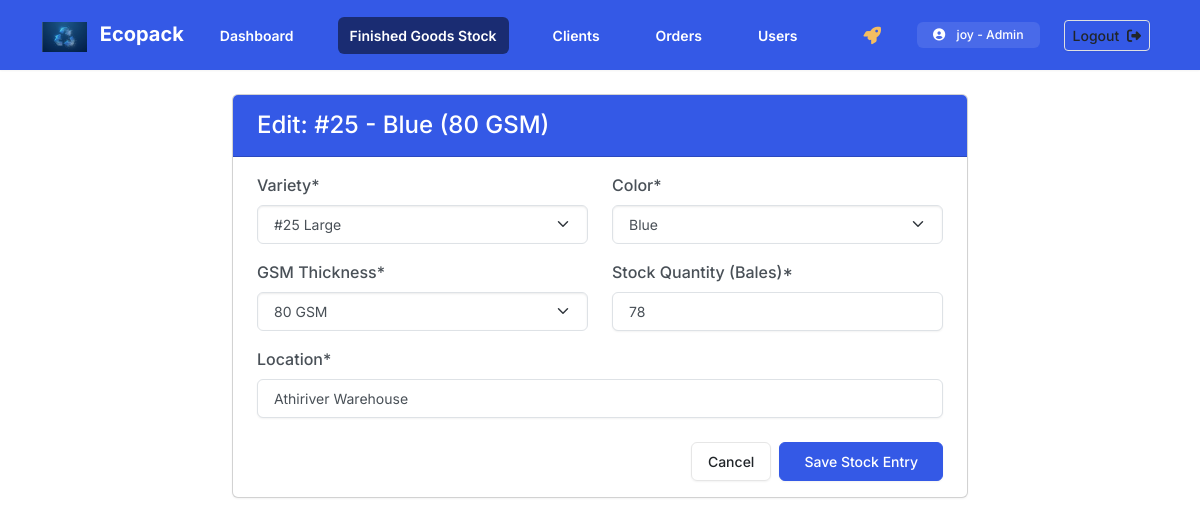
The page /bags/update/4/ (signed in) on the database its author committed.
### inventory/models.py (models this page shows, shortened)
class Profile(models.Model):
    ROLE_CHOICES = [
        ('Admin', 'Admin'),
        ('Manager','Manager'),
        ('Staff', 'Staff'),
    ]
    user = models.OneToOneField(User, on_delete=models.CASCADE)
    role = models.CharField(max_length=10, choices=ROLE_CHOICES, default='Staff')

class FinishedBag(models.Model):
    VARIETY_CHOICES = [
        ('#15', '#15 Small'),
        ('#22', '#22 Medium'),
        ('#25', '#25 Large'),
        ('7X12', '7X12 White'),
        ('9X15', '9X15 White'),
    ]
    COLOR_CHOICES = [
        ('White', 'White'),
        ('Red', 'Red'),
        ('Green', 'Green'),
        ('Blue', 'Blue'),
    ]
    GSM_CHOICES = [
        (40, '40 GSM'),
        (60, '60 GSM'),
        (80, '80 GSM'),
        (100, '100 GSM'),
    ]
    variety = models.CharField(max_length=20, choices=VARIETY_CHOICES)
    color = models.CharField(max_length=20, choices=COLOR_CHOICES)
    gsm = models.IntegerField(choices=GSM_CHOICES, verbose_name='GSM Thickness')
    quantity_bales = models.IntegerField(default=0, verbose_name="Stock Quantity (Bales)")
    location = models.CharField(max_length=100, default="Athiriver Warehouse")
    last_updated = models.DateTimeField(auto_now=True)
    def __str__(self):
        return f"{self.variety} - {self.color} ({self.gsm} GSM)"

### inventory/views.py (the view)
# urls.py: path('bags/update/<int:pk>/', views.bag_update, name='bag_update'),
@login_required
def bag_update(request, pk):
    bag = get_object_or_404(FinishedBag, pk=pk)
    form = FinishedBagForm(request.POST or None, instance=bag)
    if form.is_valid():
        form.save()
        return redirect('bag_list')
    return render(request, 'inventory/bag_form.html', {'form': form, 'title': f'Edit: {bag}'})

### inventory/forms.py
class FinishedBagForm(forms.ModelForm):
    class Meta:
        model = FinishedBag
        fields = ['variety', 'color', 'gsm', 'quantity_bales', 'location']

### inventory/templates/inventory/bag_form.html (shortened to what this page needs)
{% extends 'inventory/base.html' %}
{% load crispy_forms_tags %}
{% block content %}
<div class="row justify-content-center">
    <div class="col-md-8">
        <div class="card shadow">
            <div class="card-header bg-primary text-white">
                <h4 class="mb-0">{{ title }}</h4>
            </div>
            <div class="card-body">
                <form method="post">
                    <div class="row">
                        <div class="col-md-6">{{ form.variety|as_crispy_field }}</div>
                        <div class="col-md-6">{{ form.color|as_crispy_field }}</div>
                    </div>
                    <div class="row">
                        <div class="col-md-6">{{ form.gsm|as_crispy_field }}</div>
                        <div class="col-md-6">{{ form.quantity_bales|as_crispy_field }}</div>
                    </div>
                    {{ form.location|as_crispy_field }}
                    <div class="d-flex justify-content-end mt-4 gap-2">
                        <a href="{% url 'bag_list' %}" class="btn btn-outline-secondary">Cancel</a>
                        <button type="submit" class="btn btn-primary px-4">Save Stock Entry</button>
                    </div>
                </form>
            </div>
        </div>
    </div>
</div>
{% endblock %}

### inventory/templates/inventory/base.html (shortened to what this page needs)
{% load static %}
<!doctype html>
<html lang="en">
  <head>
    <link href="{% static 'css/bootstrap.min.css' %}" rel="stylesheet">
    <link rel="stylesheet" href="https://cdnjs.cloudflare.com/ajax/libs/font-awesome/6.4.0/css/all.min.css">
  </head>
  <body>
    <nav class="navbar navbar-expand-lg navbar-dark bg-primary mb-4 shadow">
      <div class="container">
        <a class="navbar-brand fw-bold" href="{% url 'dashboard' %}">
           <img src="{% static 'images/logo.jpg' %}" alt="Ecopack Logo" height="30" class="d-inline-block align-text-top me-2">
           Ecopack
        </a>
        <div class="collapse navbar-collapse" id="navbarNav">
          {% if user.is_authenticated %}
          <ul class="navbar-nav me-auto mb-2 mb-lg-0 fw-semibold gap-lg-3">
            {% url 'dashboard' as dash_url %}
            <li class="nav-item">
              <a class="nav-link {% if request.path == dash_url %}active{% endif %}" aria-current="page" href="{{ dash_url }}">Dashboard</a>
            </li>
            <li class="nav-item">
              <a class="nav-link {% if '/bags/' in request.path %}active{% endif %}" href="{% url 'bag_list' %}">Finished Goods Stock</a>
            </li>
            <li class="nav-item">
              <a class="nav-link {% if '/clients/' in request.path %}active{% endif %}" href="{% url 'client_list' %}">Clients</a>
            </li>
            <li class="nav-item">
              <a class="nav-link {% if '/orders/' in request.path %}active{% endif %}" href="{% url 'order_list' %}">Orders</a>
            </li>
            {% if user.profile.role == 'Admin' %}
            <li class="nav-item">
                <a class="nav-link {% if '/users/' in request.path %}active{% endif %}" href="{% url 'user_list' %}">Users</a>
            </li>
            {% endif %}
          </ul>
          <ul class="navbar-nav ms-auto align-items-center">
              <li class="nav-item me-3">
                <a class="nav-link text-warning" href="{% url 'feedback_create' %}" title="Request System Expansion">
                </a>
              </li>
              <li class="nav-item rounded bg-white bg-opacity-10 px-3 py-1 text-white d-flex align-items-center">
                <small><i class="fas fa-user-circle me-2"></i> {{ user.username }} - {{ user.profile.role }}</small>
              </li>
              <li class="nav-item ms-3">
                <form action="{% url 'logout' %}" method="post">
                <button type="submit" class="btn btn-outline-light btn-sm">Logout <i class="fas fa-sign-out-alt ms-1"></i></button>
                </form>
              </li>
          </ul>
          {% endif %}
        </div>
      </div>
    </nav>
    <div class="container">
        {% block content %}{% endblock %}
    </div>
  </body>
</html>

### rows shown on the page
FinishedBag: variety "#25 Large", color "Blue", gsm "80 GSM", quantity_bales "78", location "Athiriver Warehouse"

### other values the page prints
{{ user.username }} "joy"
{{ user.profile.role }} "Admin"
{{ title }} "Edit: #25 - Blue (80 GSM)"
